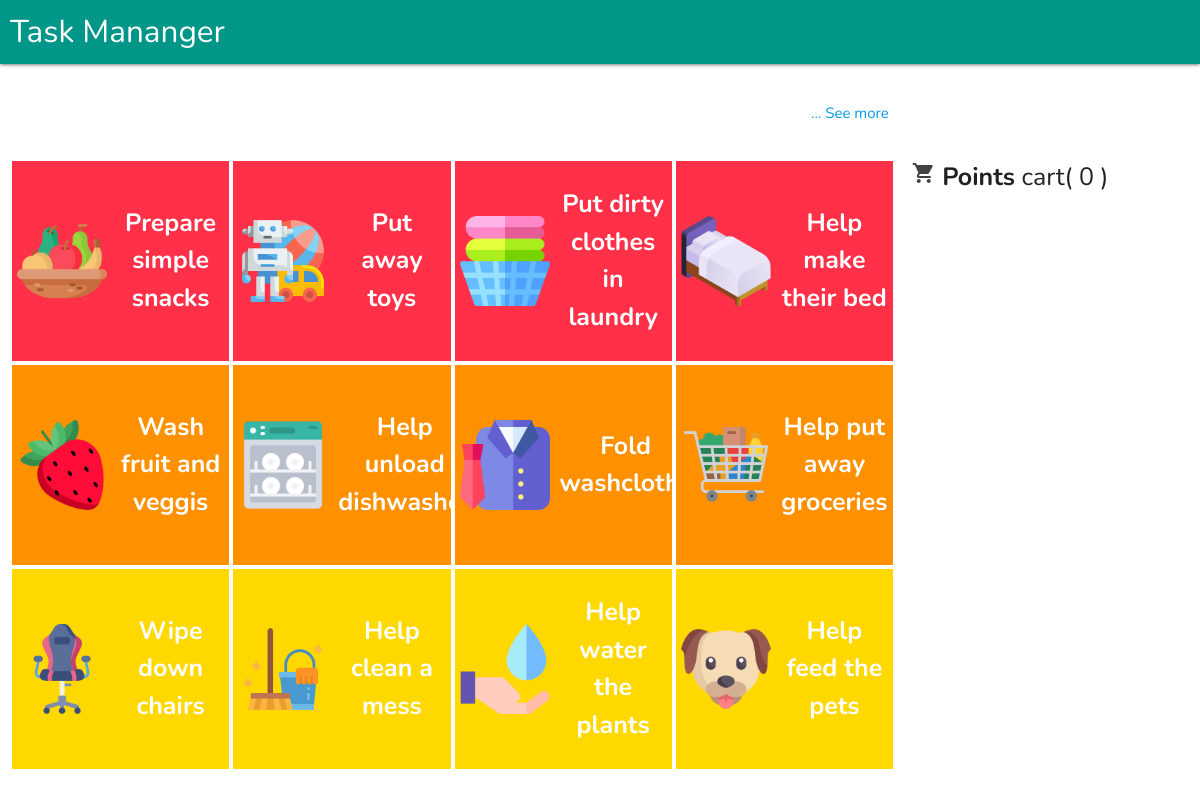
The page / on the database its author committed.
### root/models.py (models this page shows, shortened)
class Chore_Table(models.Model):
    chore_name         = models.CharField(max_length=1000,blank=True,default='')
    chore_code         = models.CharField(max_length=1000,blank=True,default='')
    cre_on              = models.DateTimeField(blank=True,null=True,default=datetime.now())
    last_updt_on        = models.DateTimeField(blank=True,null=True,default=datetime.now())
    cre_by              = models.CharField(max_length=1000,blank=True,default='System')
    last_updt_by        = models.CharField(max_length=1000,blank=True,default='System')
    category            = models.IntegerField(blank=True,default=0)
    rank                = models.IntegerField(blank=True,default=10000)
    points              = models.IntegerField(blank=True,default=100)
    background_color    = models.CharField(max_length=1000,blank=True,default='')
    icon                = models.FileField(upload_to="chore_icons/",blank=True,null=True)

### root/views.py (the view)
# urls.py: path('', index, name='index'),
def index(request):
    if 'points_cart_session' not in request.session : request.session['points_cart_session'] = []
    chore_list = list(Chore_Table.objects.filter(category=1).order_by('rank'))[:12]
    points_cart = request.session['points_cart_session']
    cart_data = []
    for id in [list(x.values())[0] for x in points_cart] :
        cart_data.append( Chore_Table.objects.get(id=id))
    points_cart = [list(x.keys())[0] for x in points_cart]
    cart_data = [[x,y] for x,y in zip(points_cart,cart_data)]
    context = {
        "chore_list"  : chore_list,
        "cart_data"   : cart_data ,
        "total_cart_chores" : len(points_cart)
    }
    return render(request, 'root/index.html', context)

### Templates/root/index.html (shortened to what this page needs)
{% extends 'base.html' %}v
{% block 'mainbody' %}
<br>
<div>
  {% if page_title == 'All Chores' %}
  {% else %}
  <div class="row">
    <div class="col s12 m9 l9 ">
      <p class="right"> <a href="/all_chore_list/">... See more</a>      </p>
    </div>
  </div>
  {% endif %}
  <div class="row" style="margin:2px 10px">
    <div class="col s12 m9 l9 ">
      <div class="row">
        {% for chore in chore_list %}
        <div id="{{chore.id}}" class="col s12 m4 l3" style="padding: 2px;">
          <div class="chore_div"  id="{{chore.id}}" data-bg=" {{chore.background_color}}" style="background-color: rgb(145, 2, 145) ;height:200px;color:white;font-weight: bold;display: flex;flex-direction: row !important;align-items:center">
                  <img style="padding:5px" width="100px" src="/Media/{{chore.icon}}" alt="{{chore.icon}}">
                  <span style="padding:5px;font-size: 25px;text-align: center;">
                    {{chore.chore_name}}
                  </span>
          </div>
        </div>
        {% endfor %}
      </div>
    </div>
    <div class="col s12 m3 l3 ">
      <div style="padding:0px 2%">
        <div class="" style="font-size: 25px;">
          <i class="material-icons grey-text text-darken-3">shopping_cart</i>
          <span> <b>Points</b> cart( <span id="total_cart_chores">{{total_cart_chores}}</span> )</span>
        </div>
      </div>
    </div>
  </div>
</div>
{% endblock 'mainbody' %}

### Templates/base.html (shortened to what this page needs)
{% load static  %}
<!DOCTYPE html>
<html>
<head>
  <link href="https://api.tiles.mapbox.com/mapbox-gl-js/v0.53.1/mapbox-gl.css" rel="stylesheet" />
<link rel="stylesheet" href="{{ STATIC_URL }}/Static/css/general_fixing.css">
<link rel="stylesheet" href="{{ STATIC_URL }}/Static/css/materialize.css">
  <link rel="stylesheet" href="{{ STATIC_URL }}/Static/css/responsive.css">
  <link rel="stylesheet" href="{{ STATIC_URL }}/Static/css/mapbox-gl-geocoder.css">
<link rel="stylesheet" href="{{ STATIC_URL }}/Static/css/mapbox-gl.css">
</head>
<body id="body" style="height: 100%;">
{% include 'partials/root/navbar.html' %}
{% block 'mainbody' %}
{% endblock 'mainbody' %}
   </body>
 </html>

### Templates/partials/root/navbar.html (shortened to what this page needs)
{% block 'mainbody' %}
<div class="navbar-fixed" style="position: relative;">
  <nav  class="teal ">
      <div class="nav-wrapper">
          <a href="/" class="brand-logo" style="padding-left: 10px;">Task Mananger</a>
      </div>
    </nav>
</div>
{% endblock 'mainbody' %}

### Static/css/general_fixing.css (style rules this page uses)
:root { --geocoder_input_height: 36px !important; }

### Templates/base.html (style rules this page uses)
html { height: 100% !important; }
body { font-family: 'Nunito', sans-serif; text-align: justify; height: 100% !important; }
html, body { height: 100% !important; }

### rows shown on the page
Chore_Table: icon (picture), chore_name "Prepare simple snacks"
Chore_Table: {{ chore.id }} 2 (drawn), icon (picture), chore_name "Put away toys"
Chore_Table: icon (picture), chore_name "Put dirty clothes in laundry"
Chore_Table: icon (picture), chore_name "Help make their bed"
Chore_Table: icon (picture), chore_name "Wash fruit and veggis"
Chore_Table: icon (picture), chore_name "Help unload dishwasher"
Chore_Table: icon (picture), chore_name "Fold washcloths"
Chore_Table: icon (picture), chore_name "Help put away groceries"
Chore_Table: icon (picture), chore_name "Wipe down chairs"
Chore_Table: icon (picture), chore_name "Help clean a mess"
Chore_Table: icon (picture), chore_name "Help water the plants"
Chore_Table: icon (picture), chore_name "Help feed the pets"

### other values the page prints
{{ total_cart_chores }} "0"
